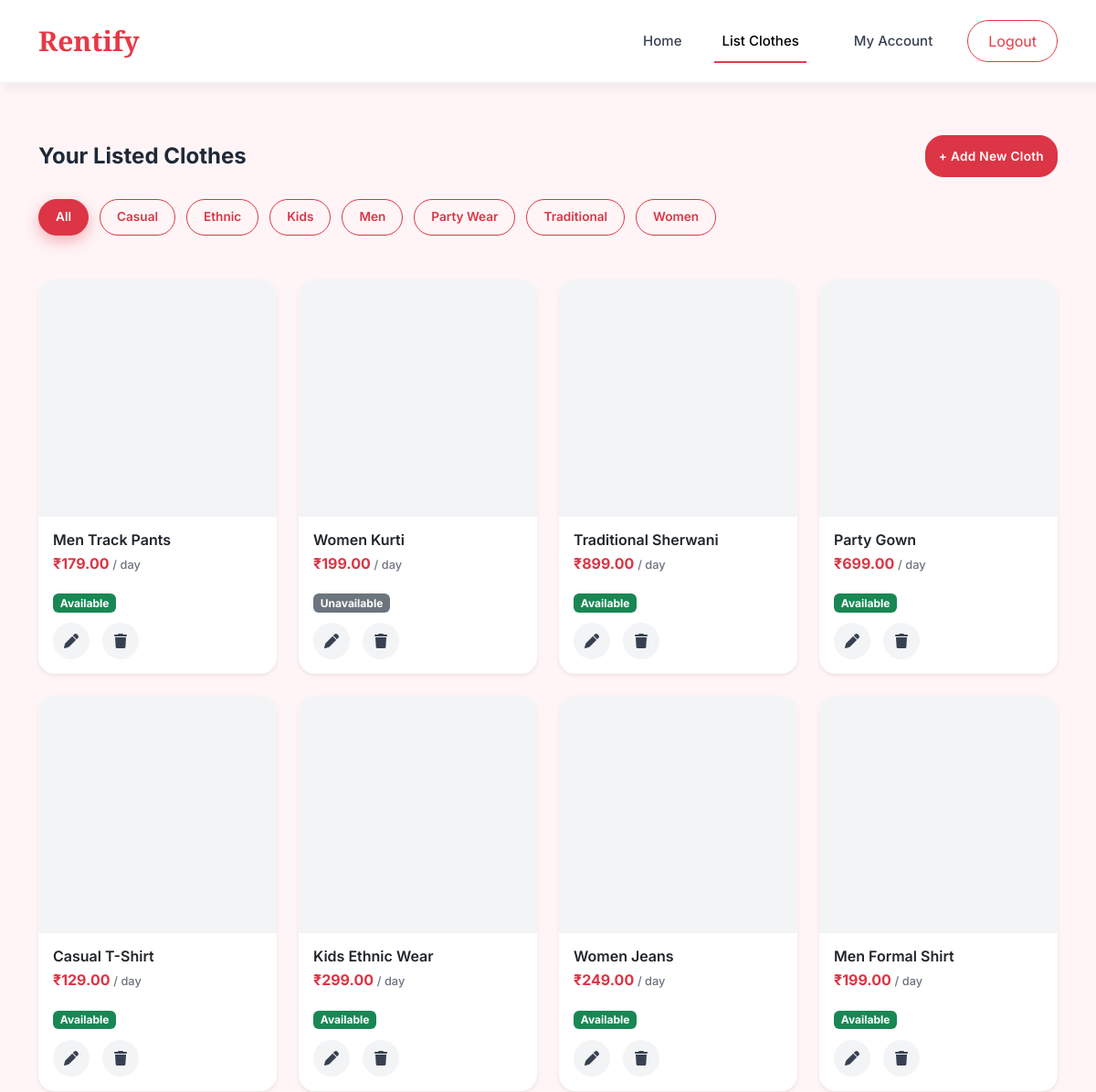
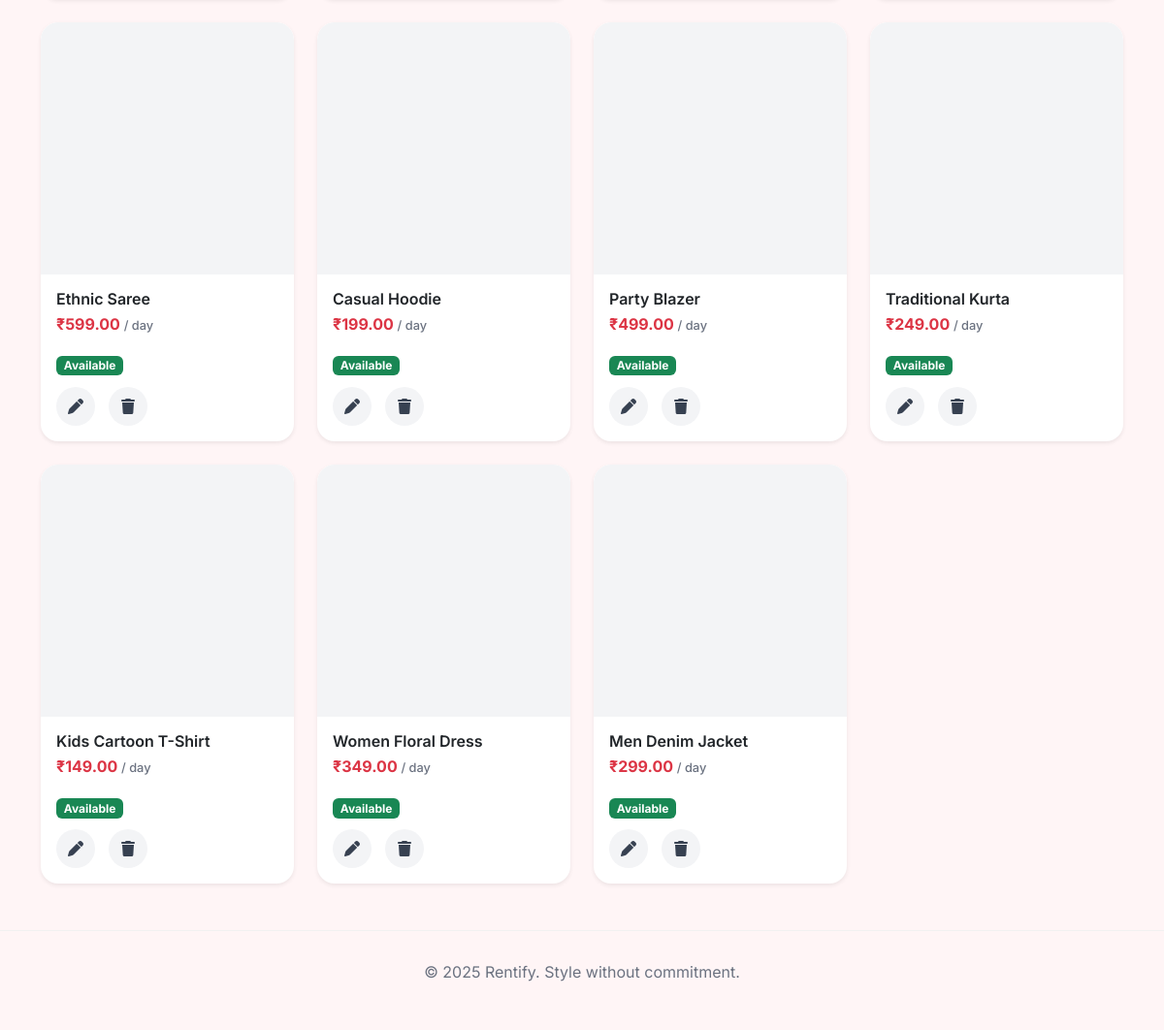
Page /seller/list/ (signed in) on the committed database (2 pictures, top to bottom).
### app1/models.py (models this page shows, shortened)
class Category(models.Model):
    name = models.CharField(max_length=50, unique=True)
    slug = models.SlugField(max_length=60, unique=True)
    is_active = models.BooleanField(default=True)
    created_at = models.DateTimeField(auto_now_add=True)
    class Meta:
        verbose_name_plural = "Categories"
        ordering = ["name"]
    def __str__(self):
        return self.name

class Cloth(models.Model):
    CONDITION_CHOICES = [
        ("new", "New"),
        ("like_new", "Like New"),
        ("good", "Good"),
        ("fair", "Fair"),
    ]
    seller = models.ForeignKey(
        settings.AUTH_USER_MODEL,
        on_delete=models.CASCADE,
        related_name="listed_clothes"
    )
    categories = models.ManyToManyField(
        Category,
        related_name="clothes"
    )
    name = models.CharField(max_length=100)
    description = models.TextField(blank=True)
    image = models.ImageField(
        upload_to="clothes/",
        default="clothes/default.png"
    )
    quantity = models.PositiveIntegerField(default=1)
    rent_per_day = models.DecimalField(
        max_digits=8,
        decimal_places=2
    )
    condition = models.CharField(
        max_length=20,
        choices=CONDITION_CHOICES,
        default="good"
    )
    created_at = models.DateTimeField(auto_now_add=True)
    updated_at = models.DateTimeField(auto_now=True)
    @property
    def is_available(self):
        return self.quantity > 0

### app1/views.py (the view)
# urls.py: path("seller/list/", views.list_clothes, name="list_clothes"),
def list_clothes(request):
    if not request.user.is_authenticated:
        return render(request, "list_clothes.html")
    if not request.user.is_seller:
        messages.error(request, "Only sellers can list clothes.")
        return redirect("home")
    selected_category = request.GET.get("category", "all")
    clothes = (
        Cloth.objects
        .filter(seller=request.user)
        .prefetch_related("categories")
        .order_by("-created_at")
    )
    if selected_category != "all":
        clothes = clothes.filter(
            categories__id=selected_category
        ).distinct()
    if request.method == "POST":
        form = ClothForm(request.POST, request.FILES)
        if form.is_valid():
            cloth = form.save(commit=False)
            cloth.seller = request.user
            cloth.save()
            form.save_m2m()  # 🔑 REQUIRED
            messages.success(
                request, "Cloth listed successfully!"
            )
            return redirect("list_clothes")
        messages.error(
            request, "Please correct the errors below."
        )
    else:
        form = ClothForm()
    categories = Category.objects.filter(is_active=True)
    return render(request, "list_clothes.html", {
        "form": form,
        "clothes": clothes,
        "categories": categories,
        "selected_category": selected_category,
    })

### templates/list_clothes.html (shortened to what this page needs)
{% extends "base.html" %}
{% load static %}
{% block css %}
<link rel="stylesheet" href="{% static 'css/style.css' %}">
<link rel="stylesheet" href="{% static 'css/list.css' %}">
{% endblock css %}
{% block content %}
<div class="container py-5">
{% if not user.is_authenticated %}
<div class="text-center">
    <h1 class="fw-bold mb-3">List Your Clothes on Rentify</h1>
    <p class="text-muted mb-4">
        Earn money by renting your clothes to thousands of users.
    </p>
    <a href="{% url 'login' %}" class="btn btn-danger px-4 me-2">Login</a>
    <a href="{% url 'register' %}" class="btn btn-outline-danger px-4">
        Register as Seller
    </a>
</div>
{% else %}
<div class="d-flex justify-content-between align-items-center mb-4">
    <h4 class="fw-bold mb-0">Your Listed Clothes</h4>
    <button class="btn btn-danger"
            data-bs-toggle="modal"
            data-bs-target="#addClothModal">
        + Add New Cloth
    </button>
</div>
<div class="category-filter mb-4">
    <a href="?category=all"
       class="filter-pill {% if selected_category == 'all' %}active{% endif %}">
        All
    </a>
    {% for cat in categories %}
    <a href="?category={{ cat.id }}"
       class="filter-pill {% if selected_category == cat.id|stringformat:'s' %}active{% endif %}">
        {{ cat.name }}
    </a>
    {% endfor %}
</div>
<div class="row g-4 mt-2 cloth-grid">
{% for cloth in clothes %}
<div class="col-lg-3 col-md-4 col-sm-6">
    <div class="card cloth-card border-0 shadow-sm"
         data-bs-toggle="modal"
         data-bs-target="#viewClothModal{{ cloth.id }}">
       <div class="cloth-image-wrapper">
</div>
        <div class="card-body">
            <h6 class="cloth-title">{{ cloth.name }}</h6>
            <p class="cloth-price">
                ₹{{ cloth.rent_per_day }} <span>/ day</span>
            </p>
            {% if cloth.is_available %}
    <span class="badge availability-pill bg-success">
        Available
    </span>
{% else %}
    <span class="badge availability-pill bg-secondary">
        Unavailable
    </span>
{% endif %}
            <div class="card-actions"
                 onclick="event.stopPropagation();">
                <button title="Edit"
                        data-bs-toggle="modal"
                        data-bs-target="#editClothModal{{ cloth.id }}">
                    <i class="fa-solid fa-pen"></i>
                </button>
                <button title="Delete"
                        data-bs-toggle="modal"
                        data-bs-target="#deleteClothModal{{ cloth.id }}">
                    <i class="fa-solid fa-trash"></i>
                </button>
            </div>
        </div>
    </div>
</div>
{% empty %}
<div class="col-12 text-center text-muted">
    You haven’t listed any clothes yet.
</div>
{% endfor %}
</div>
{% endif %}
</div>
{% endblock %}

### templates/base.html (shortened to what this page needs)
{% load static %}
<!DOCTYPE html>
<html lang="en">
<head>
    <link href="https://cdn.jsdelivr.net/npm/bootstrap@5.3.3/dist/css/bootstrap.min.css" rel="stylesheet">
    <link rel="stylesheet"
      href="https://cdnjs.cloudflare.com/ajax/libs/font-awesome/6.5.1/css/all.min.css"
 />
    {% block css %}{% endblock css %}
</head>
<body>
{% block nav %}
{% with request.resolver_match.url_name as url_name %}
<nav class="navbar navbar-expand-lg fixed-top rentify-navbar">
    <div class="container">
        <a class="navbar-brand rentify-logo" href="{% url 'home' %}">
            Rentify
        </a>
        <div class="collapse navbar-collapse d-none d-lg-block">
            <ul class="navbar-nav ms-auto align-items-center">
                <li class="nav-item">
                    <a class="nav-link {% if url_name == 'home' %}active{% endif %}"
                       href="{% url 'home' %}">Home</a>
                </li>
                {% if not user.is_authenticated %}
                    <li class="nav-item">
                        <a class="nav-link {% if url_name == 'rent_clothes' %}active{% endif %}"
                           href="{% url 'rent_clothes' %}">Rent Clothes</a>
                    </li>
                    <li class="nav-item">
                        <a class="nav-link {% if url_name == 'list_clothes' %}active{% endif %}"
                           href="{% url 'list_clothes' %}">List Clothes</a>
                    </li>
                {% elif user.is_buyer %}
                    <li class="nav-item">
                        <a class="nav-link {% if url_name == 'rent_clothes' %}active{% endif %}"
                           href="{% url 'rent_clothes' %}">Rent Clothes</a>
                    </li>
                {% elif user.is_seller %}
                    <li class="nav-item">
                        <a class="nav-link {% if url_name == 'list_clothes' %}active{% endif %}"
                           href="{% url 'list_clothes' %}">List Clothes</a>
                    </li>
                {% endif %}
                {% if user.is_authenticated %}
                    <li class="nav-item ms-3">
                        {% if user.is_buyer %}
                            <a class="nav-link {% if url_name == 'buyer_dashboard' %}active{% endif %}"
                               href="{% url 'buyer_dashboard' %}">My Account</a>
                        {% elif user.is_seller %}
                            <a class="nav-link {% if url_name == 'seller_dashboard' %}active{% endif %}"
                               href="{% url 'seller_dashboard' %}">My Account</a>
                        {% endif %}
                    </li>
                    <li class="nav-item ms-3">
                        <a class="btn rentify-btn-outline" href="{% url 'logout' %}">Logout</a>
                    </li>
                {% endif %}
            </ul>
        </div>
    </div>
</nav>
{% endwith %}
{% endblock nav %}
<main class="page-wrapper">
    {% block content %}{% endblock %}
</main>
<footer class="rentify-footer">
    <div class="container text-center">
        <p>© 2025 Rentify. Style without commitment.</p>
    </div>
</footer>
</body>
</html>

### static/css/style.css (style rules this page uses)
body { font-family: 'Inter', sans-serif; background-color: #fff5f6; color: #1f2937; line-height: 1.6; overflow-x: hidden; -webkit-font-smoothing: antialiased; -moz-osx-font-smoothing: grayscale; }
html, body { overflow-x: hidden; }
.rentify-navbar { background: #ffffff; padding: 16px 0; border-bottom: 1px solid #f1f1f1; box-shadow: 5px 8px 8px rgba(0, 0, 0, 0.04); }
.rentify-logo { font-family: 'Playfair Display', serif; font-size: 30px; font-weight: 700; color: #e63946; }
.navbar-nav .nav-link { position: relative; font-size: 15px; font-weight: 500; color: #374151; margin: 0 14px; padding: 4px 0; }
.navbar-nav .nav-link::after { content: ""; position: absolute; left: 0; bottom: -8px; width: 0%; height: 2px; background-color: #e63946; transition: width 0.25s ease; }
.navbar-nav .nav-link:hover::after, .navbar-nav .nav-link.active::after { width: 100%; }
.rentify-btn-outline { background: transparent; color: #e63946; border: 1px solid #e63946; border-radius: 999px; padding: 10px 22px; transition: background-color 0.25s ease, color 0.25s ease, box-shadow 0.25s ease, transform 0.25s ease; }
.page-wrapper { padding-top: 100px; }
.rentify-footer { padding: 30px 0; border-top: 1px solid #f1f1f1; color: #6b7280; }

### static/css/list.css (style rules this page uses)
.btn-danger { height: 46px; border-radius: 10px; font-weight: 600; letter-spacing: 0.3px; }
.cloth-card { border-radius: 18px; overflow: hidden; cursor: pointer; background: #ffffff; transition: all 0.3s ease; }
.cloth-image-wrapper { position: relative; width: 100%; height: 260px; overflow: hidden; background: #f3f4f6; border-top-left-radius: 18px; border-top-right-radius: 18px; }
.cloth-card .card-body { padding: 16px; }
.cloth-title { font-size: 1rem; font-weight: 600; margin-bottom: 4px; }
.cloth-price { font-weight: 700; color: #dc3545; }
.cloth-price span { font-size: 0.8rem; font-weight: 500; color: #6b7280; }
.card-actions { display: flex; gap: 14px; margin-top: 10px; }
.card-actions button { border: none; background: #f3f4f6; width: 40px; height: 40px; border-radius: 50%; display: flex; align-items: center; justify-content: center; color: #374151; transition: all 0.2s ease; }
.btn-danger { border-radius: 20px; font-size: 0.85rem; padding: 6px 14px; }
.category-filter { display: flex; gap: 12px; flex-wrap: wrap; align-items: center; }
.filter-pill { padding: 8px 18px; border-radius: 999px; font-size: 0.85rem; font-weight: 600; text-decoration: none; border: 1.5px solid #dc3545; color: #dc3545; background: transparent; transition: all 0.25s ease; }
.filter-pill.active { background: #dc3545; color: #fff; box-shadow: 0 6px 16px rgba(220, 53, 69, 0.35); }

### rows in the picture
Category: name "Casual"
Category: name "Ethnic"
Category: name "Kids"
Category: name "Men"
Category: name "Party Wear"
Category: name "Traditional"
Category: name "Women"
Cloth: name "Men Track Pants", rent_per_day "179.00", quantity "Available"
Cloth: name "Women Kurti", rent_per_day "199.00", quantity "Unavailable"
Cloth: name "Traditional Sherwani", rent_per_day "899.00", quantity "Available"
Cloth: name "Party Gown", rent_per_day "699.00", quantity "Available"
Cloth: name "Casual T-Shirt", rent_per_day "129.00", quantity "Available"
Cloth: name "Kids Ethnic Wear", rent_per_day "299.00", quantity "Available"
Cloth: name "Women Jeans", rent_per_day "249.00", quantity "Available"
Cloth: name "Men Formal Shirt", rent_per_day "199.00", quantity "Available"
Cloth: name "Ethnic Saree", rent_per_day "599.00", quantity "Available"
Cloth: name "Casual Hoodie", rent_per_day "199.00", quantity "Available"
Cloth: name "Party Blazer", rent_per_day "499.00", quantity "Available"
Cloth: name "Traditional Kurta", rent_per_day "249.00", quantity "Available"
Cloth: name "Kids Cartoon T-Shirt", rent_per_day "149.00", quantity "Available"
Cloth: name "Women Floral Dress", rent_per_day "349.00", quantity "Available"
Cloth: name "Men Denim Jacket", rent_per_day "299.00", quantity "Available"
